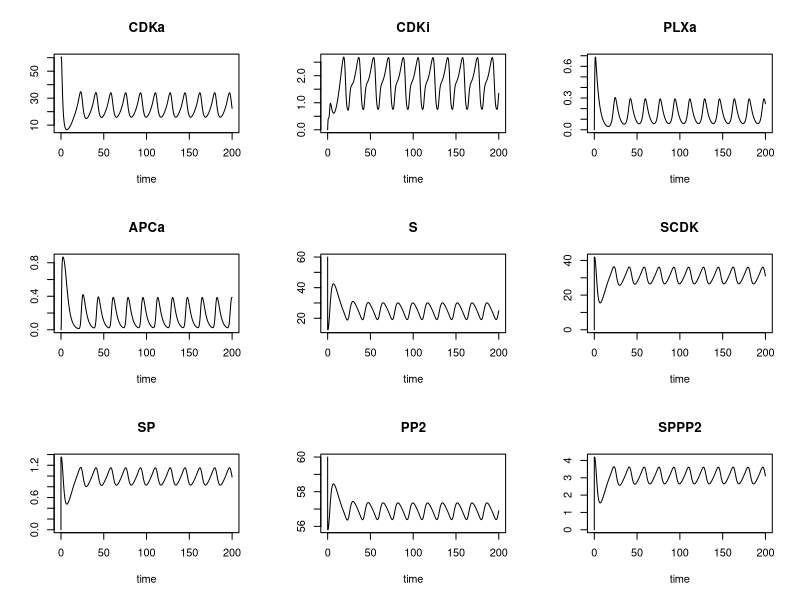
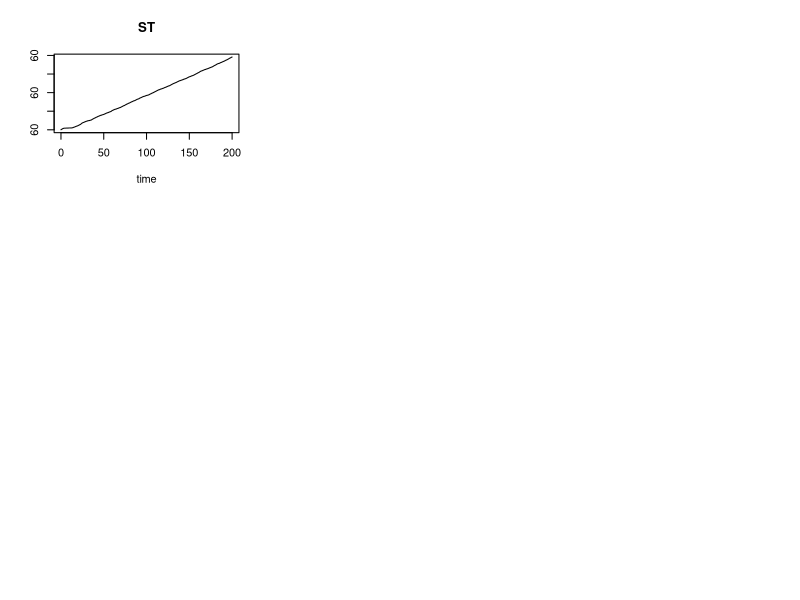
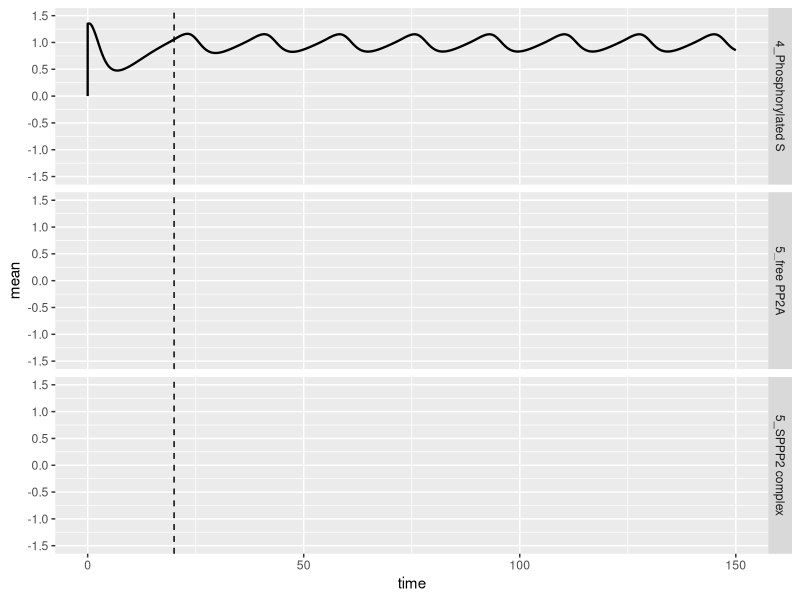
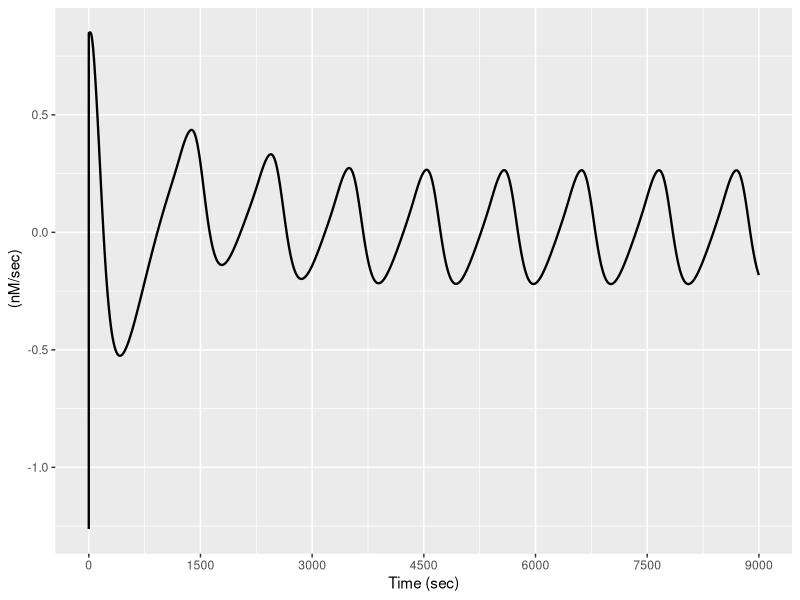

Reproduce these figures in R, in order.
#R-script for ITC data anaylsis described in Rodenfels et al. 
#Script name: 5_CellcyleModel.R
#purpose: Mathematical modeling of the cell cycle and its heat dissipation


#load neccesary librarys
library(deSolve)
library(scatterplot3d)
library(ggplot2)


#define odinary differential equiations.
Lorenz <- function(t, state, parameters) {
  with(as.list(c(state, parameters)), {
    dCDKa <- ksynth - kdest*APCa*CDKa + 1/sqrt(r)*kcdkon*(1+p*(CDKa^ncdc25/(CDKa^ncdc25+ec50cdc25^ncdc25)))*CDKi - sqrt(r)*kcdkoff*(1+p*(ec50wee1^nwee1/(CDKa^nwee1+ec50wee1^nwee1)))*CDKa
    dCDKi <- -kdest*APCa*CDKi - 1/sqrt(r)*kcdkon*(1+p*(CDKa^ncdc25/(CDKa^ncdc25+ec50cdc25^ncdc25)))*CDKi + sqrt(r)*kcdkoff*(1+p*(ec50wee1^nwee1/(CDKa^nwee1+ec50wee1^nwee1)))*CDKa
    dPLXa <- kplxon*(CDKa^nplx/(CDKa^nplx+ec50plx^nplx))*(1-PLXa)-kplxoff*PLXa
    dAPCa <- kapcon*(PLXa^napc/(PLXa^napc+ec50apc^napc))*(1-APCa)-kapcoff*APCa
    dS  <- kcdkoff1*SCDK - kcdkon1*S*CDKa + kcatpp2*SPPP2
    dSCDK <- kcdkon1*S*CDKa - (kcatcdk1+kcdkoff1)*SCDK
    dSP <- kcatcdk1*SCDK - kpp2on*SP*PP2 + kpp2off*SPPP2
    dPP2 <-kpp2off*SPPP2 + kcatpp2*SPPP2 - kpp2on*SP*PP2
    dSPPP2 <- -(kcatpp2+kpp2off)*SPPP2 + kpp2on*SP*PP2
    dST <- dS + dSP + dSCDK + dSPPP2
    
    
    list(c(dCDKa,dCDKi,dPLXa,dAPCa,dS, dSCDK,dSP, dPP2,dSPPP2,dST))
  })
}
#define parameters of the model
parameters <- c(ksynth = 1.5*1.9, 
                kdest = 0.4*1.9 , 
                kcdkon = 0.0354*1.9 ,
                kcdkoff = 0.0354*1.9, 
                kplxon = 1.5*1.9  ,
                kplxoff = 0.125*1.9, 
                kapcon= 1.5*1.9, 
                kapcoff=0.15*1.9, 
                r=1/32, 
                ec50cdc25=30,
                ec50wee1=35,
                ncdc25=11,
                nwee1=3.5,
                p=5,
                ec50plx=60,
                ec50apc=0.5,
                napc=4,
                nplx=5,
                kcdkon1=10,
                kcdkoff1=0.1,
                kcatcdk1=180,
                kpp2on=100,
                kpp2off=0.01,
                kcatpp2=1800)
#start values
state <- c(CDKa = 60, CDKi = 0, PLXa = 0, APCa=0,S = 60, SCDK = 0, SP=0, PP2=60, SPPP2=0,ST=60)
times <- seq(0, 200, by = 0.002)
out <- ode(y = state, times = times, func = Lorenz, parms = parameters)

#plot output data
plot(out)

#write output in a dataframe
dfa <- data.frame(out)

#subdataframes for specific
cdka <- data.frame(dfa$time,dfa$CDKa)
cdki <- data.frame(dfa$time,dfa$CDKi)
apc <- data.frame(dfa$time,dfa$APCa)
S <- data.frame(dfa$time,dfa$S)
SCDK <-data.frame(dfa$time,dfa$SCDK)
SP <- data.frame(dfa$time,dfa$SP)
PP2<- data.frame(dfa$time,dfa$PP2)
SPPP2<- data.frame(dfa$time,dfa$SPPP2)

#rename dataframes
cdka$cond <- rep("1_Active CDK1",length(dfa$time))
colnames(cdka) <- c("time", "mean","cond")

S$cond <- rep("2_Substrate",length(dfa$time))
colnames(S) <- c("time", "mean","cond")

SCDK$cond <- rep("3_SCDK complex",length(dfa$time))
colnames(SCDK) <- c("time", "mean","cond")

SP$cond <- rep("4_Phosphorylated S",length(dfa$time))
colnames(SP) <- c("time", "mean","cond")

PP2$cond <- rep("5_free PP2A",length(dfa$time))
colnames(PP2) <- c("time", "mean","cond")

SPPP2$cond <- rep("5_SPPP2 complex",length(dfa$time))
colnames(SPPP2) <- c("time", "mean","cond")

#combine dataframes
model12 <- rbind(cdka, S,SCDK)
model13 <- rbind(SP,PP2,SPPP2)
model14 <- rbind(cdka,SCDK,SP,SPPP2)

#plot subset of the model results
ggplot(model13, aes(time, mean)) + geom_line(size=0.8)+   facet_grid(cond ~ ., scales = "free_y", space="fixed")+xlim(0,150)+
  scale_y_continuous(breaks = c(-1.5,-1,-0.5,0,0.5,1,1.5), limits = c(-1.5,1.5))+geom_vline(xintercept=20,linetype="dashed")
model13 <- rbind(cdka,PP2)

#Calulcation of theoretical heat dissipation by cell cycle dephopshorylation events
dfa$heat <- dfa$SPPP2*(4*10^-7)*42*10^3*30

#filter heat dissipation
dfa$heat_lowess <- lowess(dfa$heat, f=0.5)[[2]]
dfa$heatosc <- dfa$heat - dfa$heat_lowess

#write data into data.frame
heat <- data.frame(dfa$time,dfa$heatosc)
heat$cond <- rep("heat model",length(dfa$time))
colnames(heat) <- c("time", "mean","cond")

#plot theoretical heat data
ggplot(heat, aes(time*60,mean))+ geom_line(size=0.8) + xlab("Time (sec)") + ylab(" (nM/sec)")+
  scale_x_continuous(breaks = c(0,1500,3000,4500,6000,7500,9000), limits = c(0,9000))
